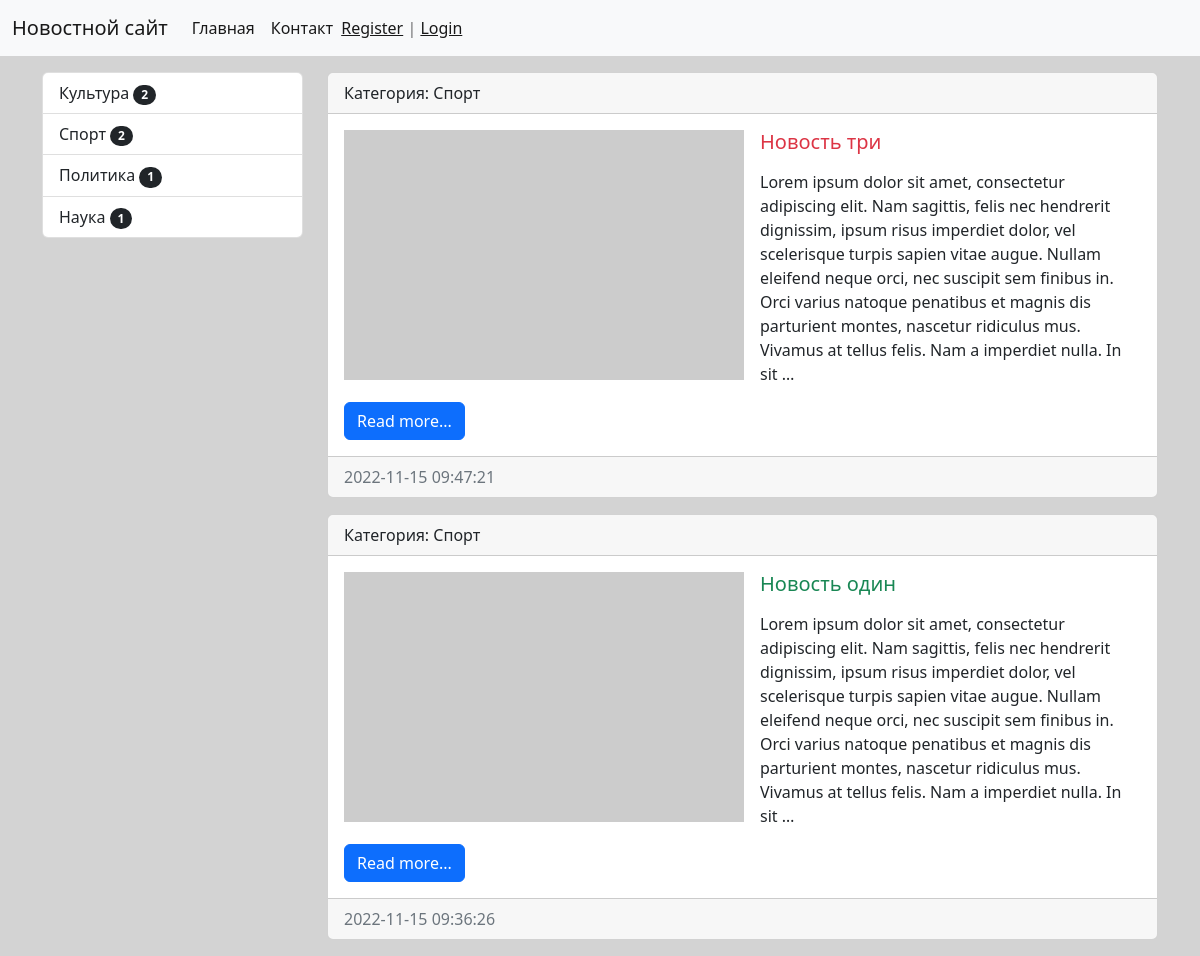
The page /category/2/ on the database as committed earlier.
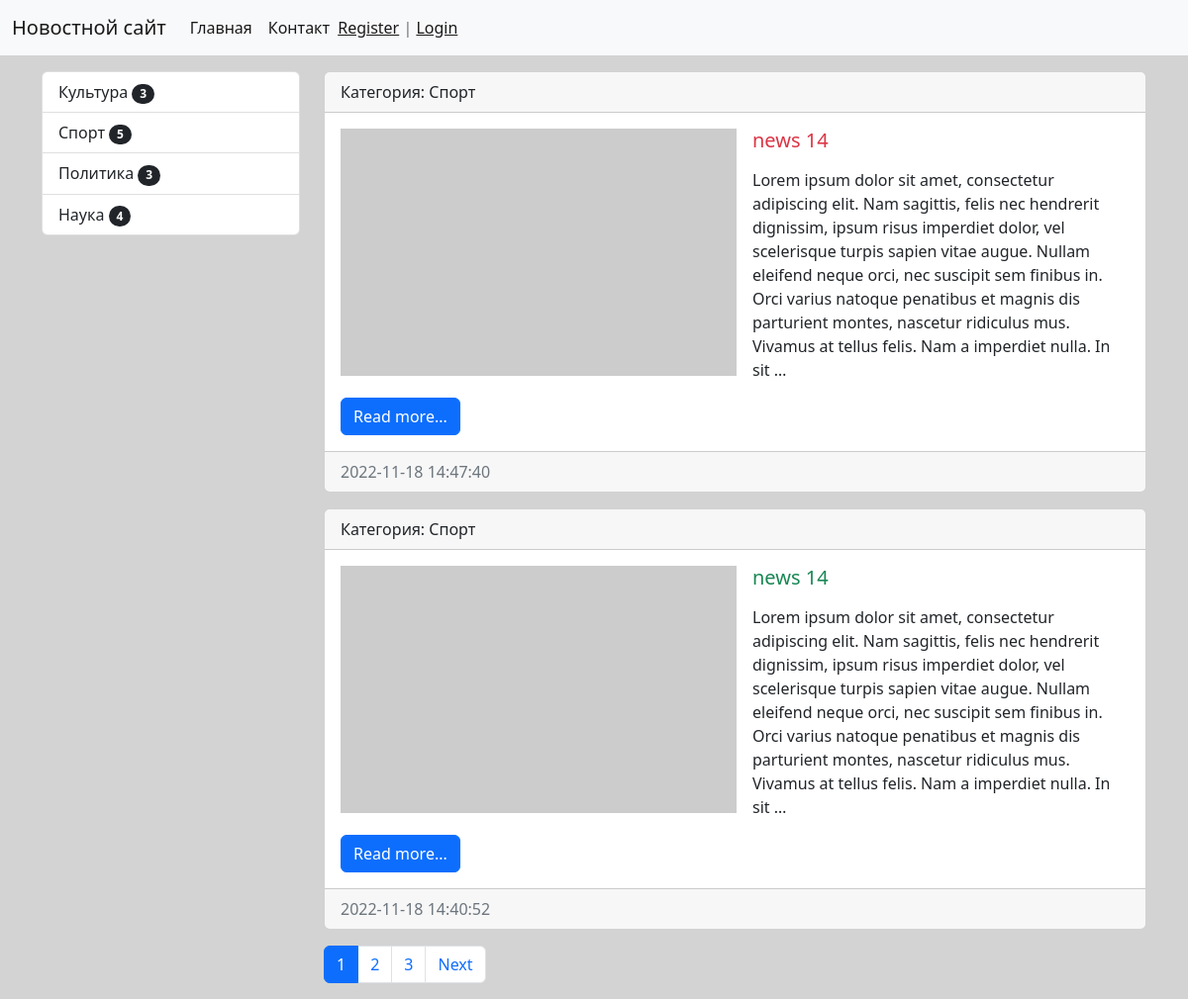
The same page on the database as committed later.
### news/models.py (models this page shows, shortened)
class Category(models.Model):
    title = models.CharField(max_length=150, db_index=True, verbose_name='Наименование категории')
    def get_absolute_url(self):
        return reverse('category', kwargs= {'category_id': self.pk})
    def __str__(self):
        return self.title
    class Meta:
        verbose_name = 'Категория'
        verbose_name_plural = 'Категории'
        ordering = ['title']

class News(models.Model):
    title = models.CharField(max_length=255, verbose_name='Наименование')
    content = models.TextField(blank=True, verbose_name='Контент')
    created_at = models.DateTimeField(auto_now_add=True, verbose_name='Дата публикации')
    updated_at = models.DateTimeField(auto_now=True, verbose_name='Обновлено')
    photo = models.ImageField(upload_to='photos/%Y/%m/%d/', verbose_name='Фото', blank=True)
    is_published = models.BooleanField(default=True, verbose_name='Опубликовано')
    category = models.ForeignKey('Category', on_delete=models.PROTECT, verbose_name='Категория', blank=True)
    views = models.IntegerField(default=0)
    class Meta:
        verbose_name = 'Новость'
        verbose_name_plural = 'Новости'
        ordering = ['-created_at', 'title']
    def get_absolute_url(self):
            return reverse('view_news', kwargs= {'pk': self.pk})

### news/views.py (the view)
# urls.py: path('category/<int:category_id>/', NewsByCategory.as_view(), name='category'),
class NewsByCategory(MyMixin,ListView):
    model = News
    template_name = 'news/category.html'
    context_object_name = 'news'
    allow_empty = False
    paginate_by = 2
    def get_context_data(self, **kwargs):
        context = super().get_context_data(**kwargs)
        context['title'] = self.get_upper(Category.objects.get(pk=self.kwargs['category_id']))
        return context
    def get_queryset(self):
        return News.objects.filter(category_id=self.kwargs['category_id'],is_published=True).select_related('category')

### news/templatetags/news_tags.py (called while the page is built)
@register.inclusion_tag('news/list_categories.html')
def show_categories():
    categories = cache.get('categories')
    if not categories:
        categories = Category.objects.annotate(cnt=Count('news', filter=F('news__is_published'))).filter(cnt__gt=0)
        cache.set('categories', categories, 30)
    else:
        pass
    return {'categories': categories}

### news/utils.py (called while the page is built)
    def get_upper(self, s):
        if isinstance(s, str):
            return s.upper()
        else:
            return s.title.upper()

### news/templates/news/category.html (shortened to what this page needs)
{% extends "base.html" %}
{% block sidebar %}
{% include 'inc/_sidebar.html' %}
{% endblock  %}
{% block content %}
{% for item in news %}
    <div class="card mb-3">
        <div class="card-header">
        Категория: {{ item.category }}
        </div>
        <div class="card-body">
            <div class="media">
                {% if item.photo %}
                    {% if item.id == 7 %}
                        <img src="{{ item.photo.url }}" height=400px  class="me-3 float-start">
                    {% else %}
                            <img src="{{ item.photo.url }}" height=250px width=400 class="me-3 float-start">
                    {% endif %}
                {% else %}
                    <img src="https://picsum.photos/400/250" class="me-3 float-start">
                {% endif %}
                <div class="media-body">
                    <h5 class="card-title {% cycle 'text-danger' 'text-success' %} "> {{ item.title }} </h5>
                    <p class="card-text"> {{ item.content|linebreaks|truncatewords:55 }} </p>
                    <a href="{{ item.get_absolute_url }}" class="btn btn-primary">Read more...</a>
                </div>
            </div>
        </div>
        <div class="card-footer text-muted">
                {{ item.created_at|date:"Y-m-d H:i:s" }}
        </div>
    </div>
{% endfor  %}
{% endblock  %}

### news/templates/news/list_categories.html
<div class="list-group">
    {% for item in categories %}
    <a href="{{ item.get_absolute_url }}" class="list-group-item list-group-item-action"> {{ item.title }}
        <span class="badge bg-dark rounded-pill mx-auto "> {{ item.cnt }} </span>
    </a>
    {% endfor %}
</div>

Rows that differ between the two databases and show on the page:
no longer on this page (row edited): News: category "Спорт", title "Новость три", content "Lorem ipsum dolor sit amet, consectetur adipiscing elit. Nam sagittis, felis nec hendrerit dignissim, ipsum risus imperdiet dolor, vel scelerisque turpis sapien vitae augue. Nullam eleifend neque orci, nec suscipit sem finibus in. Orci varius natoque penatibus et magnis dis parturient montes, nascetur ridiculus mus. Vivamus at tellus felis. Nam a imperdiet nulla. In sit …", created_at "2022-11-15 09:47:21"
no longer on this page (row edited): News: category "Спорт", title "Новость один", content "Lorem ipsum dolor sit amet, consectetur adipiscing elit. Nam sagittis, felis nec hendrerit dignissim, ipsum risus imperdiet dolor, vel scelerisque turpis sapien vitae augue. Nullam eleifend neque orci, nec suscipit sem finibus in. Orci varius natoque penatibus et magnis dis parturient montes, nascetur ridiculus mus. Vivamus at tellus felis. Nam a imperdiet nulla. In sit …", created_at "2022-11-15 09:36:26"
computed for Category "Культура": cnt "2" → "3"
computed for Category "Спорт": cnt "2" → "5"
computed for Category "Политика": cnt "1" → "3"
computed for Category "Наука": cnt "1" → "4"
added News: category "Спорт", title "news 14", content "Lorem ipsum dolor sit amet, consectetur adipiscing elit. Nam sagittis, felis nec hendrerit dignissim, ipsum risus imperdiet dolor, vel scelerisque turpis sapien vitae augue. Nullam eleifend neque orci, nec suscipit sem finibus in. Orci varius natoque penatibus et magnis dis parturient montes, nascetur ridiculus mus. Vivamus at tellus felis. Nam a imperdiet nulla. In sit …", created_at "2022-11-18 14:47:40"
added News: category "Спорт", title "news 14", content "Lorem ipsum dolor sit amet, consectetur adipiscing elit. Nam sagittis, felis nec hendrerit dignissim, ipsum risus imperdiet dolor, vel scelerisque turpis sapien vitae augue. Nullam eleifend neque orci, nec suscipit sem finibus in. Orci varius natoque penatibus et magnis dis parturient montes, nascetur ridiculus mus. Vivamus at tellus felis. Nam a imperdiet nulla. In sit …", created_at "2022-11-18 14:40:52"
Other text that changed with them:
new list line: "1"
new list line: "2"
new list line: "3"
text now shown: "Next"
